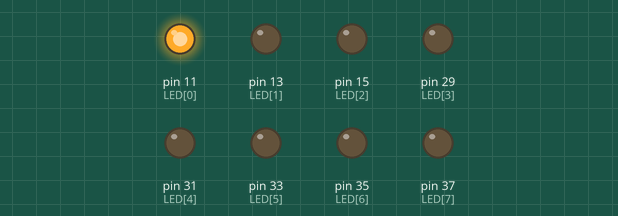
The program below on a simulated Raspberry Pi (header pin numbers). On the bench: output pins drawn as LEDs (lit = HIGH).

Above: at 0.2 s.
At 2.2 s:
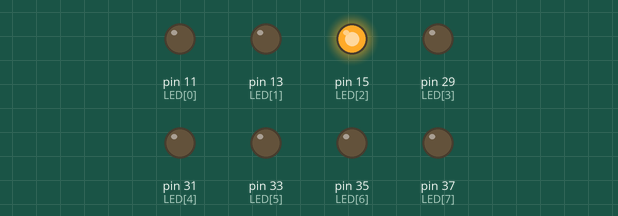
At 4.2 s:
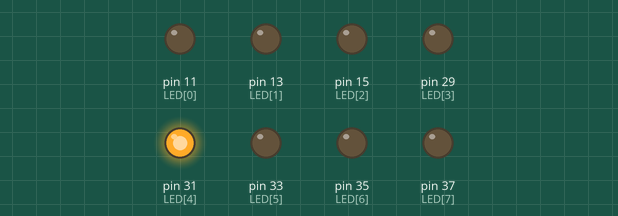
At 9.2 s:
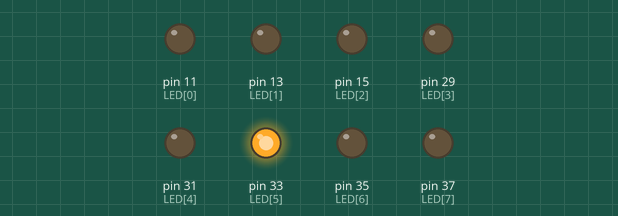
At 13.2 s:
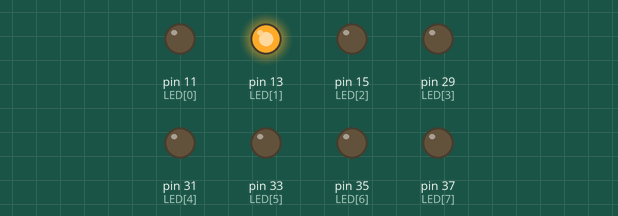
At 17.7 s:
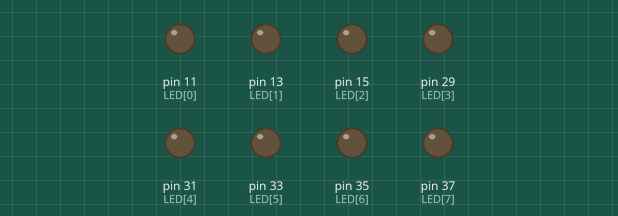
Timing chart, 0 to 18.2 s (numbered marks = the images above):
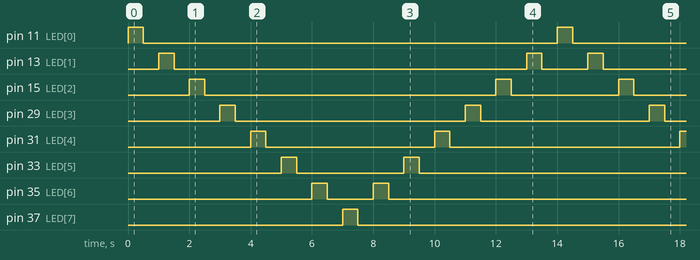

The program:

03_LED_ON_OFF_ALL.py
```python
import RPi.GPIO as GPIO
import time

GPIO.setmode(GPIO.BOARD)
#GPIO.setwarnings(False) #워닝메세지 안뜨게해줌

LED = [11,13,15,29,31,33,35,37]
GPIO.setup(LED,GPIO.OUT)
try:
    while True:
        for i in range(0,8):
            GPIO.output(LED[i],GPIO.HIGH)
            time.sleep(0.5)
            GPIO.output(LED[i],GPIO.LOW)
            time.sleep(0.5)

        for i in range(6,0,-1):
            GPIO.output(LED[i],GPIO.HIGH)
            time.sleep(0.5)
            GPIO.output(LED[i],GPIO.LOW)
            time.sleep(0.5)
finally:
    print("Cleanup")
    GPIO.cleanup()
```

Measured:
- by itself, pin 11 (LED[0]), pin 37 (LED[7]): alternates HIGH for 0.50 s and LOW for 13.5 s
- by itself, pin 13 (LED[1]): repeats every 14.0 s: LOW 11.5 s, HIGH 0.50 s, LOW 1.5 s, HIGH 0.50 s
- by itself, pin 15 (LED[2]): repeats every 14.0 s: LOW 9.5 s, HIGH 0.50 s, LOW 3.5 s, HIGH 0.50 s
- by itself, pin 29 (LED[3]): repeats every 14.0 s: LOW 7.5 s, HIGH 0.50 s, LOW 5.5 s, HIGH 0.50 s
- by itself, pin 31 (LED[4]): repeats every 14.0 s: LOW 5.5 s, HIGH 0.50 s, LOW 7.5 s, HIGH 0.50 s
- by itself, pin 33 (LED[5]): repeats every 14.0 s: LOW 3.5 s, HIGH 0.50 s, LOW 9.5 s, HIGH 0.50 s
- by itself, pin 35 (LED[6]): repeats every 14.0 s: LOW 1.5 s, HIGH 0.50 s, LOW 11.5 s, HIGH 0.50 s
